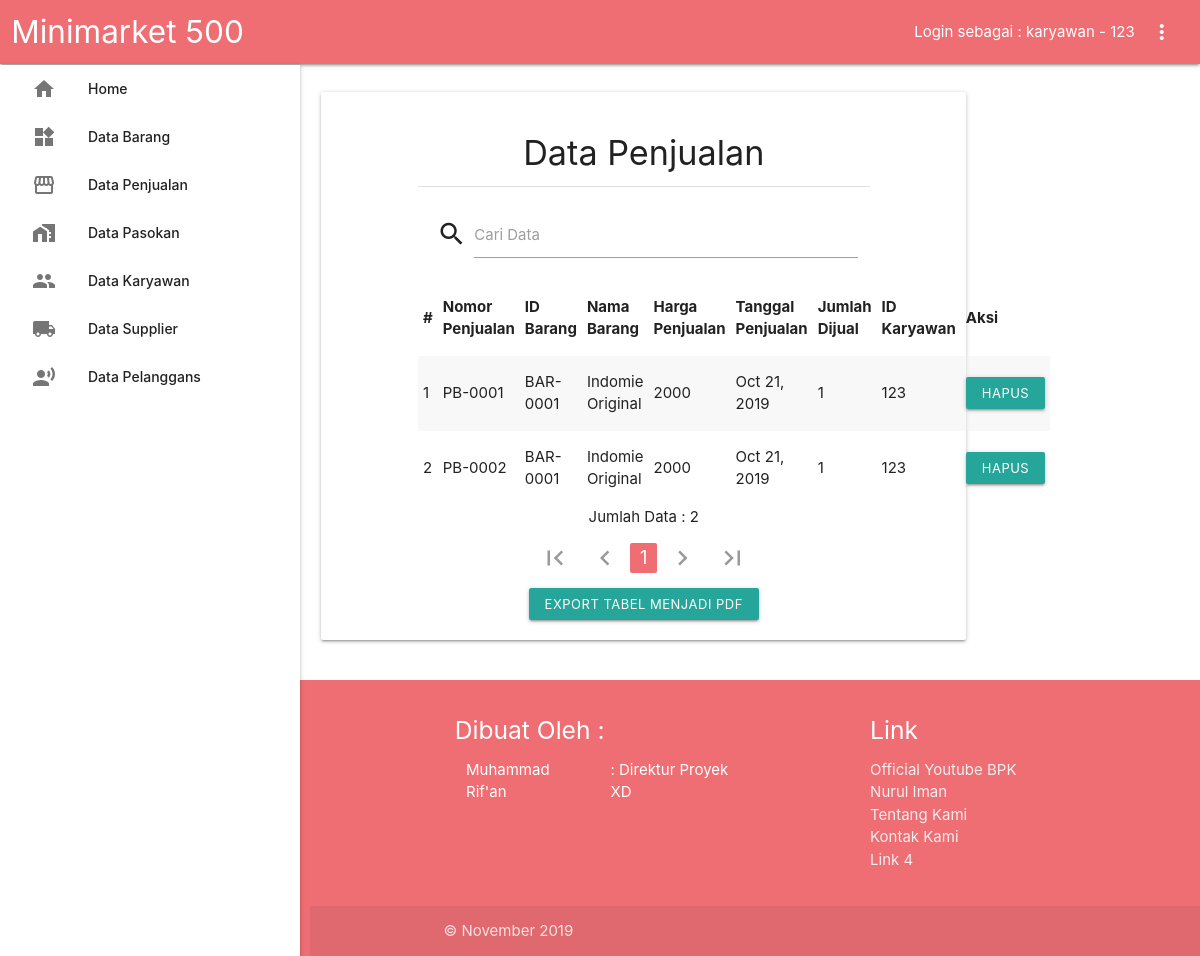
Page /?page=penjualan (signed in) on the committed database.
### tables this page shows
CREATE TABLE `penjualan` (
  `no_penjualan` varchar(20) NOT NULL,
  `id_barang` varchar(20) NOT NULL,
  `nama_barang` varchar(100) NOT NULL,
  `total_harga` int(11) NOT NULL,
  `tanggal_jual` varchar(50) NOT NULL,
  `jml_jual` int(11) NOT NULL,
  `nama` varchar(50) NOT NULL
);

### src/penjualan/tampil-pj.php (the view)
<div class="container center" style="padding-top:20px;">
	<h4>Data Penjualan</h4>
	<div class="divider" style="margin-bottom:10px;"></div>
	<div class="valign-wrapper">
		<div class="input-field col s12">
			<i class="material-icons prefix">search</i>
			<input id="cari" type="text">
			<label for="cari">Cari Data</label>
		</div>
	</div>
<div class="row">
	<div class="center col s12">
		<table class="tabel bordered striped highlight responsive-table" align="center" border="2">
			<thead>
				<tr>
					<th>#</th>
					<th>Nomor Penjualan</th>
					<th>ID Barang</th>
					<th>Nama Barang</th>
					<th>Harga Penjualan</th>
					<th>Tanggal Penjualan</th>
					<th>Jumlah Dijual</th>
					<th>ID Karyawan</th>
					<?= $_SESSION['hakAkses'] >= 2 ? "<th>Aksi</th>" : '' ?>
				</tr>
			</thead>
			<tbody>
				<?php
				if(isset($_GET['hal'])){
				  $hal = $_GET['hal'];
				}else{
				  $hal = "1";
				}
				if($hal=="" || $hal=="1"){
				  $hal1 = 0;
				  $no = 1;
				}else{
				  $hal1=($hal*5)-5;
				  $no = $hal1 + 1;
				}
				$sql = "SELECT * FROM penjualan ORDER BY no_penjualan ASC LIMIT $hal1,5";
				$sql1 = "SELECT * FROM penjualan ORDER BY no_penjualan ASC";
				$res1 = mysqli_query($koneksi,$sql1);
				$jml = mysqli_num_rows($res1);
				$result = mysqli_query($koneksi,$sql);
				if(!$result||$jml==0){
						echo "<tr><td colspan='10'>Tidak ada data ditemukan</td></tr>";
				}else{
						while($rs = mysqli_fetch_row($result)){
								echo "<tr><td>".$no++."</td>";
								echo "<td>".$rs[0]."</td>";
								echo "<td>".$rs[1]."</td>";
                                echo "<td>".$rs[2]."</td>";
								echo "<td>".$rs[3]."</td>";
								echo "<td>".$rs[4]."</td>";
								echo "<td>".$rs[5]."</td>";
								echo "<td>".$rs[6]."</td>";
								echo ($_SESSION['hakAkses'] >= 2 ? "<td>
								<a class='waves-effect waves-light btn-small'
								onClick=\"javascript: return confirm('Konfirmasi delete');\"
								href='?page=penjualan&aksi=hapus&id=".$rs[0]."'>Hapus
								</a>
								</td>
								</tr>" : '');
						}
				}
				echo "</tbody>";
				echo "</table>";
				echo "Jumlah Data : ".$jml;
				$a = $jml/5;
				$a=ceil($a);
				$prev = $hal - 1;
				$next = $hal + 1;
				echo "<ul class='pagination'>";
				echo "<li class='".($hal==1?"disabled'><a href=''>":"waves-effect'><a href='?page=penjualan'> ")."<i class='material-icons'>first_page</i></a></li>";
				echo "<li class='".($hal==1?"disabled'><a href=''>":"waves-effect'><a href='?page=penjualan&hal=".$prev."'>")."<i class='material-icons'>chevron_left</i></a></li>";
					for($b=1;$b<=$a;$b++){
					  echo "<li class='".(($hal==$b)?'active':'waves-effect')."'><a href='?page=penjualan&hal=".$b."'>".$b."</a></li>";
					}
				echo "<li class='".($hal==$a?"disabled'><a href=''>":"waves-effect'><a href='?page=penjualan&hal=".$next."'>")."<i class='material-icons'>chevron_right</i></a></li>";
				echo "<li class='".($hal==$a?"disabled'><a href=''>":"waves-effect'><a href='?page=penjualan&hal=".$a."'>")."<i class='material-icons'>last_page</i></a></li>";
				echo "</ul>";
		?>
		<div class="row">
			<a href="src/penjualan/fpdf-export-pj.php" class="btn-small waves-effect waves-light">
				Export Tabel Menjadi PDF
			</a>
		</div>
</div>
</div>
</div>

### index.php (style rules this page uses)
body { display: flex; min-height: 100vh; flex-direction: column; }
th { cursor: pointer; }

### rows in the picture
penjualan: no_penjualan "PB-0001", id_barang "BAR-0001", nama_barang "Indomie Original", total_harga "2000", tanggal_jual "Oct 21, 2019", jml_jual "1", nama "123"
penjualan: no_penjualan "PB-0002", id_barang "BAR-0001", nama_barang "Indomie Original", total_harga "2000", tanggal_jual "Oct 21, 2019", jml_jual "1", nama "123"

### other values in the picture
$tipe "karyawan"
$_SESSION['userName'] "123"
$jml "2"
